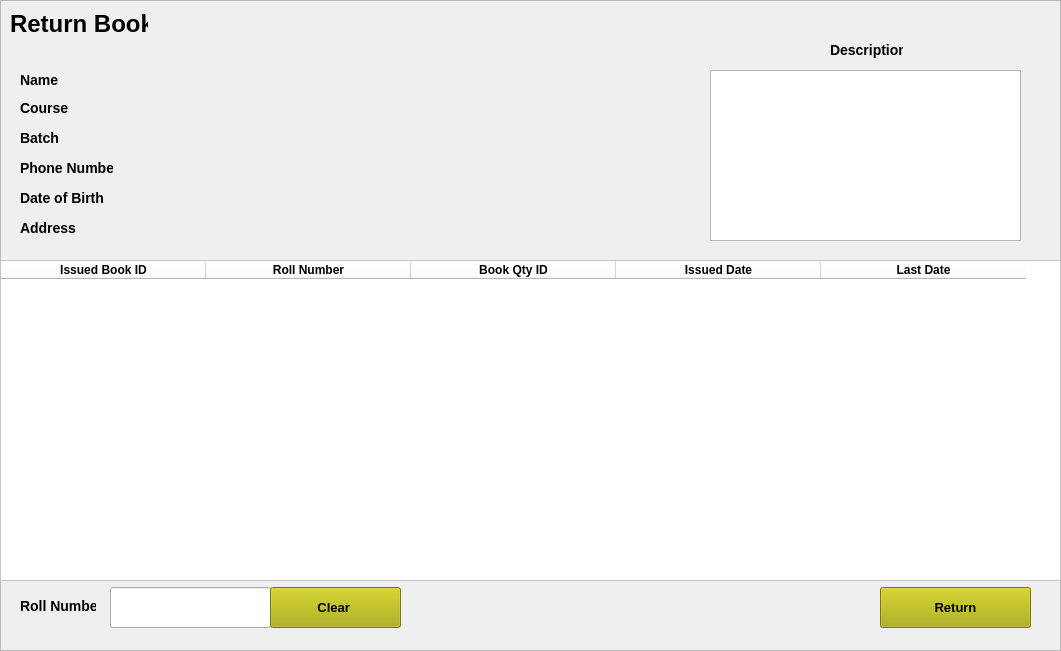
    <widget class="QFrame" name="return_book_frame">
     <property name="geometry">
      <rect>
       <x>10</x>
       <y>10</y>
       <width>1061</width>
       <height>651</height>
      </rect>
     </property>
     <property name="frameShape">
      <enum>QFrame::StyledPanel</enum>
     </property>
     <property name="frameShadow">
      <enum>QFrame::Raised</enum>
     </property>
     <widget class="QLabel" name="label">
      <property name="geometry">
       <rect>
        <x>10</x>
        <y>10</y>
        <width>138</width>
        <height>27</height>
       </rect>
      </property>
      <property name="styleSheet">
       <string notr="true">background-color:none;</string>
      </property>
      <property name="text">
       <string>&lt;h1&gt;Return Book&lt;/h1&gt;</string>
      </property>
     </widget>
     <widget class="QLabel" name="label_3">
      <property name="geometry">
       <rect>
        <x>20</x>
        <y>70</y>
        <width>76</width>
        <height>20</height>
       </rect>
      </property>
      <property name="styleSheet">
       <string notr="true">background-color:none;</string>
      </property>
      <property name="text">
       <string>&lt;h3&gt;Name&lt;/h3&gt;</string>
      </property>
     </widget>
     <widget class="QLabel" name="label_4">
      <property name="geometry">
       <rect>
        <x>20</x>
        <y>190</y>
        <width>83</width>
        <height>16</height>
       </rect>
      </property>
      <property name="styleSheet">
       <string notr="true">background-color:none;</string>
      </property>
      <property name="text">
       <string>&lt;h3&gt;Date of Birth&lt;/h3&gt;</string>
      </property>
     </widget>
     <widget class="QLabel" name="label_5">
      <property name="geometry">
       <rect>
        <x>20</x>
        <y>220</y>
        <width>76</width>
        <height>16</height>
       </rect>
      </property>
      <property name="styleSheet">
       <string notr="true">background-color:none;</string>
      </property>
      <property name="text">
       <string>&lt;h3&gt; Address&lt;/h3&gt;</string>
      </property>
     </widget>
     <widget class="QLabel" name="label_6">
      <property name="geometry">
       <rect>
        <x>20</x>
        <y>160</y>
        <width>93</width>
        <height>16</height>
       </rect>
      </property>
      <property name="styleSheet">
       <string notr="true">background-color:none;</string>
      </property>
      <property name="text">
       <string>&lt;h3&gt;Phone Number&lt;/h3&gt;</string>
      </property>
     </widget>
     <widget class="QLabel" name="label_7">
      <property name="geometry">
       <rect>
        <x>20</x>
        <y>100</y>
        <width>93</width>
        <height>16</height>
       </rect>
      </property>
      <property name="styleSheet">
       <string notr="true">background-color:none;</string>
      </property>
      <property name="text">
       <string>&lt;h3&gt;Course&lt;/h3&gt;</string>
      </property>
     </widget>
     <widget class="QLabel" name="label_9">
      <property name="geometry">
       <rect>
        <x>20</x>
        <y>130</y>
        <width>93</width>
        <height>16</height>
       </rect>
      </property>
      <property name="styleSheet">
       <string notr="true">background-color:none;</string>
      </property>
      <property name="text">
       <string>&lt;h3&gt;Batch&lt;/h3&gt;</string>
      </property>
     </widget>
     <widget class="QPlainTextEdit" name="description_7">
      <property name="geometry">
       <rect>
        <x>710</x>
        <y>70</y>
        <width>311</width>
        <height>171</height>
       </rect>
      </property>
      <property name="styleSheet">
       <string notr="true">background-color:none;</string>
      </property>
      <property name="plainText">
       <string/>
      </property>
     </widget>
     <widget class="QLabel" name="label_13">
      <property name="geometry">
       <rect>
        <x>830</x>
        <y>42</y>
        <width>73</width>
        <height>16</height>
       </rect>
      </property>
      <property name="styleSheet">
       <string notr="true">background-color:none;</string>
      </property>
      <property name="text">
       <string>&lt;h3&gt;Description&lt;/h3&gt;</string>
      </property>
     </widget>
     <widget class="QLabel" name="label_15">
      <property name="geometry">
       <rect>
        <x>20</x>
        <y>598</y>
        <width>76</width>
        <height>16</height>
       </rect>
      </property>
      <property name="styleSheet">
       <string notr="true">background-color:none;</string>
      </property>
      <property name="text">
       <string>&lt;h3&gt;Roll Number&lt;/h3&gt;</string>
      </property>
     </widget>
     <widget class="QLineEdit" name="roll_number_4">
      <property name="geometry">
       <rect>
        <x>110</x>
        <y>587</y>
        <width>161</width>
        <height>41</height>
       </rect>
      </property>
      <property name="styleSheet">
       <string notr="true">background-color:none;</string>
      </property>
     </widget>
     <widget class="QPushButton" name="clear_return_book_btn">
      <property name="geometry">
       <rect>
        <x>270</x>
        <y>587</y>
        <width>131</width>
        <height>41</height>
       </rect>
      </property>
      <property name="sizePolicy">
       <sizepolicy hsizetype="Expanding" vsizetype="Expanding">
        <horstretch>0</horstretch>
        <verstretch>0</verstretch>
       </sizepolicy>
      </property>
      <property name="styleSheet">
       <string notr="true">font-weight:900;
font-size:13px;
background-color:rgb(170, 170, 0);
width:100%;
height:40px;</string>
      </property>
      <property name="text">
       <string>Clear </string>
      </property>
     </widget>
     <widget class="QTableWidget" name="return_book_listing_table">
      <property name="geometry">
       <rect>
        <x>0</x>
        <y>260</y>
        <width>1061</width>
        <height>321</height>
       </rect>
      </property>
      <property name="styleSheet">
       <string notr="true">background-color: rgb(255, 255, 255);</string>
      </property>
      <property name="dragDropMode">
       <enum>QAbstractItemView::DragDrop</enum>
      </property>
      <property name="alternatingRowColors">
       <bool>true</bool>
      </property>
      <property name="selectionBehavior">
       <enum>QAbstractItemView::SelectRows</enum>
      </property>
      <property name="sortingEnabled">
       <bool>true</bool>
      </property>
      <property name="rowCount">
       <number>0</number>
      </property>
      <attribute name="horizontalHeaderDefaultSectionSize">
       <number>205</number>
      </attribute>
      <column>
       <property name="text">
        <string>Issued Book ID</string>
       </property>
       <property name="font">
        <font>
         <weight>75</weight>
         <bold>true</bold>
        </font>
       </property>
      </column>
      <column>
       <property name="text">
        <string>Roll Number</string>
       </property>
       <property name="font">
        <font>
         <weight>75</weight>
         <bold>true</bold>
        </font>
       </property>
      </column>
      <column>
       <property name="text">
        <string>Book Qty ID</string>
       </property>
       <property name="font">
        <font>
         <weight>75</weight>
         <bold>true</bold>
        </font>
       </property>
      </column>
      <column>
       <property name="text">
        <string>Issued Date</string>
       </property>
       <property name="font">
        <font>
         <weight>75</weight>
         <bold>true</bold>
        </font>
       </property>
      </column>
      <column>
       <property name="text">
        <string>Last Date</string>
       </property>
       <property name="font">
        <font>
         <weight>75</weight>
         <bold>true</bold>
        </font>
       </property>
      </column>
     </widget>
     <widget class="QPushButton" name="return_btn">
      <property name="geometry">
       <rect>
        <x>880</x>
        <y>587</y>
        <width>151</width>
        <height>41</height>
       </rect>
      </property>
      <property name="sizePolicy">
       <sizepolicy hsizetype="Expanding" vsizetype="Expanding">
        <horstretch>0</horstretch>
        <verstretch>0</verstretch>
       </sizepolicy>
      </property>
      <property name="styleSheet">
       <string notr="true">font-weight:900;
font-size:13px;
background-color:rgb(170, 170, 0);
width:100%;
height:40px;</string>
      </property>
      <property name="text">
       <string>Return</string>
      </property>
     </widget>
     <widget class="QLabel" name="name_5">
      <property name="geometry">
       <rect>
        <x>160</x>
        <y>73</y>
        <width>411</width>
        <height>16</height>
       </rect>
      </property>
      <property name="text">
       <string/>
      </property>
     </widget>
     <widget class="QLabel" name="course_5">
      <property name="geometry">
       <rect>
        <x>160</x>
        <y>100</y>
        <width>431</width>
        <height>16</height>
       </rect>
      </property>
      <property name="text">
       <string/>
      </property>
     </widget>
     <widget class="QLabel" name="batch_4">
      <property name="geometry">
       <rect>
        <x>160</x>
        <y>130</y>
        <width>441</width>
        <height>16</height>
       </rect>
      </property>
      <property name="text">
       <string/>
      </property>
     </widget>
     <widget class="QLabel" name="phone_4">
      <property name="geometry">
       <rect>
        <x>160</x>
        <y>160</y>
        <width>241</width>
        <height>16</height>
       </rect>
      </property>
      <property name="text">
       <string/>
      </property>
     </widget>
     <widget class="QLabel" name="dob_2">
      <property name="geometry">
       <rect>
        <x>159</x>
        <y>190</y>
        <width>241</width>
        <height>16</height>
       </rect>
      </property>
      <property name="text">
       <string/>
      </property>
     </widget>
     <widget class="QLabel" name="address_5">
      <property name="geometry">
       <rect>
        <x>160</x>
        <y>220</y>
        <width>481</width>
        <height>16</height>
       </rect>
      </property>
      <property name="text">
       <string/>
      </property>
     </widget>
    </widget>
